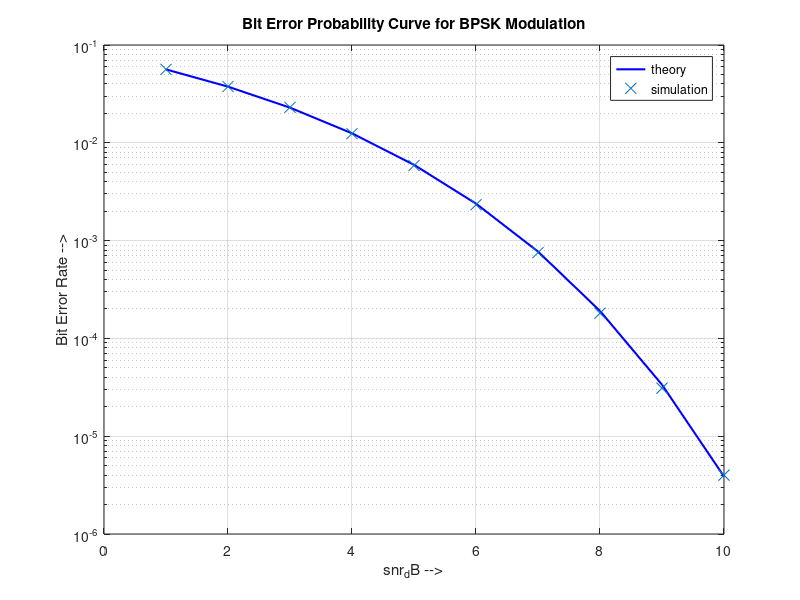

Source code (MATLAB):
%DATA COMMUNICATION(CAECC12)
%MADE BY: TARUN KISHORE
%BRANCH: CSAI-II
%ROLL NO: 2020UCA1876
%EXPERIMENT-5: STUDY OF PASSBAND DIGITAL COMMUNICATION TECHNIQUE BPSK.
%CALCULATE THE BER OF BPSK MODULATED SIGNAL.

clc;
clear;
close all;

N = 10^6;
a = rand(1,N)>0.5;
s = 2*a -1;
snr_dB = 1:1:10;
snr_ratio = 10.^snr_dB/10;
n = 1/sqrt(2).*randn(1,N);
for i = 1:length(snr_dB)
 y = 10^(snr_dB(i)/20).*s + n;
 a_dec = real(y)>0;
 nErr(i) = size(find(a-a_dec),2);
end
simBer = nErr/N;
theoryBer = 0.5*erfc(sqrt(10.^(snr_dB/10)));
figure
semilogy(snr_dB, theoryBer, 'b-', 'LineWidth', 1.5);
hold('on')
semilogy(snr_dB, simBer, 'x' ,'MarkerSize', 8);
grid ON
legend('theory', 'simulation');
xlabel('snr_dB -->');
ylabel('Bit Error Rate -->');
title('Bit Error Probability Curve for BPSK Modulation');